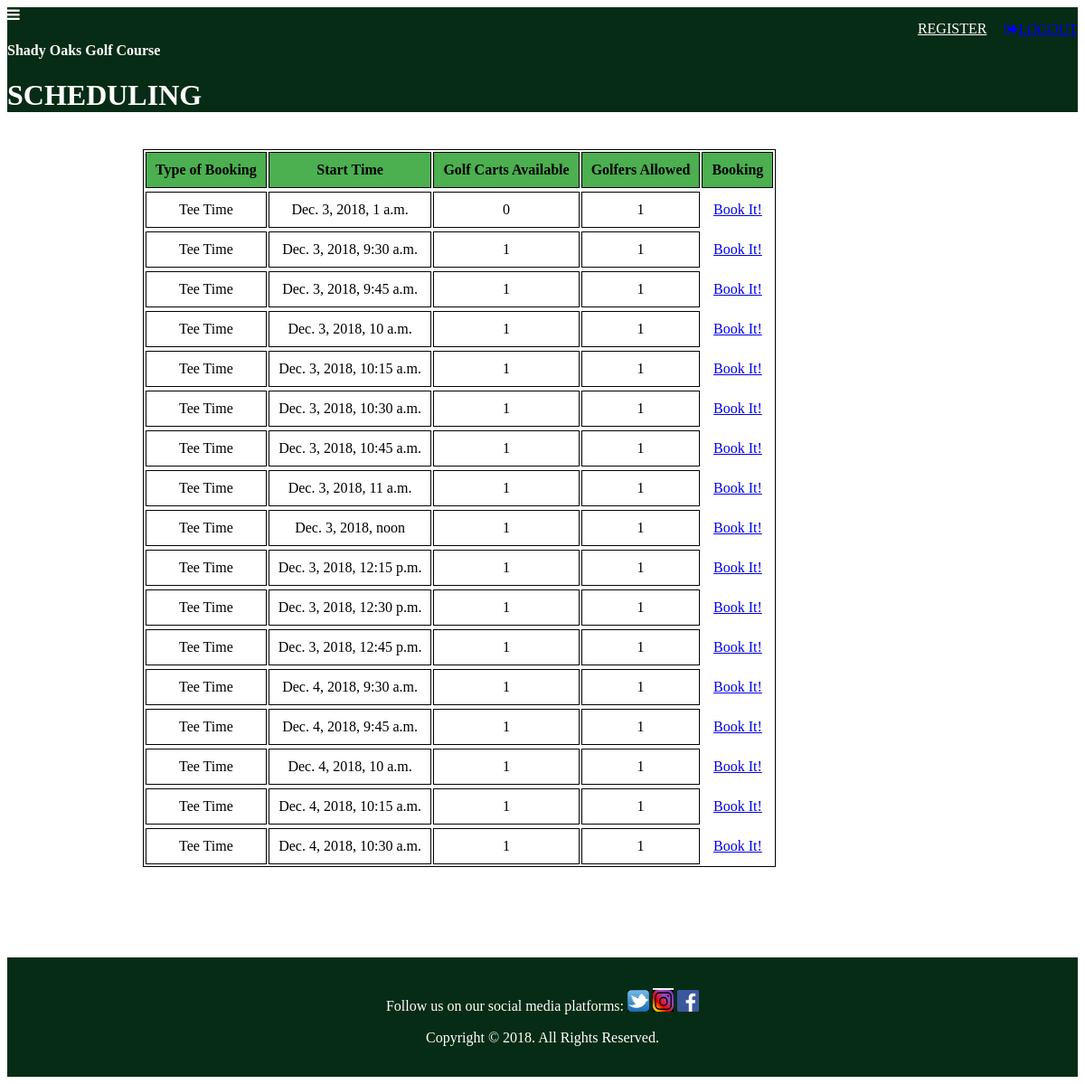
The app's page /scheduling (signed in) with its own data.
### main/models.py (models this page shows, shortened)
class Teetime(models.Model):
    user = models.ForeignKey(settings.AUTH_USER_MODEL, default=1, on_delete=models.CASCADE)
    Teetime_Name = models.CharField(default="Tee Time", max_length=50)
    Teetime_Start = models.DateTimeField(default=timezone.now)
    Golf_Carts = models.IntegerField(default=0)
    Golfers_Allowed = models.IntegerField(default=1)
    Created_Date = models.DateTimeField(default=timezone.now)
    Updated_Date = models.DateTimeField(default=timezone.now)

### main/views.py (the view)
# urls.py: path('scheduling', views.scheduling, name='scheduling'),
def scheduling(request):
    teetime = Teetime.objects.filter(user=1, Teetime_Start__gte=timezone.now()).order_by('Teetime_Start')
    return render(request, 'main/scheduling.html', {'teetimes': teetime})

### main/templates/main/scheduling.html (shortened to what this page needs)
<!DOCTYPE html>
{% load staticfiles %}
<html>
<link rel="stylesheet" href="https://www.w3schools.com/w3css/4/w3pro.css">
<link rel="stylesheet" href="css1.css">
<link rel="stylesheet" href="https://cdnjs.cloudflare.com/ajax/libs/font-awesome/4.3.0/css/font-awesome.min.css">
<body>
  <header class="w3-container w3-theme w3-padding-32" id="myHeader">
  <span>
          <i onclick="w3_open()" class="fa fa-bars w3-xlarge w3-button w3-theme" style="color:white;"></i>
          {% if user.is_authenticated %}
          <p style="float:right;color: #ffffff;"><a href="{% url 'logout' %}"><span class="fa fa-btn fa-sign-out"></span>LOGOUT</a></p>
          {% else %}
          <p style="float:right;color: #ffffff;"><a href="{% url 'login' %}"><span class="glyphicon glyphicon-log-in"></span>LOGIN</a></p>
          {% endif %}
      <a style="float: right;color: white;margin-right: 20px;margin-top: 15px" href="{% url 'register' %}">REGISTER</a>
      </span>
  <div class="w3-center">
  <h4 style="color:white;">Shady Oaks Golf Course</h4>
  <h1 class="w3-xxxlarge w3-animate-bottom" style="color:white;">SCHEDULING</h1>
  </div>
  </header>
    <div style="padding-left: 150px; padding-right: 30px; padding-bottom: 100px; padding-top: 20px">
        <table class="table table-striped table-bordered table-hover" style="text-align: center; border: 1px solid black; padding-left: 15px
            padding-right: 15px;">
            <thead>
            <tr class="bg-info" >
                <th style="border: 1px solid black; padding: 10px; background-color: #4CAF50; font-weight: bold">Type of Booking</th>
                <th style="border: 1px solid black; padding: 10px; background-color: #4CAF50; font-weight: bold">Start Time</th>
                <th style="border: 1px solid black; padding: 10px; background-color: #4CAF50; font-weight: bold">Golf Carts Available</th>
                <th style="border: 1px solid black; padding: 10px; background-color: #4CAF50; font-weight: bold">Golfers Allowed</th>
                <th style="border: 1px solid black; padding: 10px; background-color: #4CAF50; font-weight: bold">Booking</th>
            </tr>
            </thead>
            {% if user.is_authenticated %}
            <tbody>
            {% for teetime in teetimes %}
                    <td style="border: 1px solid black; padding: 10px">{{ teetime.Teetime_Name }}</td>
                    <td style="border: 1px solid black; padding: 10px">{{ teetime.Teetime_Start }}</td>
                    <td style="border: 1px solid black; padding: 10px">{{ teetime.Golf_Carts }}</td>
                    <td style="border: 1px solid black; padding: 10px">{{ teetime.Golfers_Allowed }}</td>
                    <td><a href="{% url 'book_teetime' pk=teetime.pk %}" class="btn btn-warning">Book It!</a>
            {% endfor %}
            </tbody>
            {% else %}
            <div style="text-align: center; padding-bottom: 20px;">Please login to view available Tee Times for your next visit.</div>
            {% endif %}
        </table>
    </div>
<footer style="background-color: #072c16">
    <br>
    <p id="socialmedia" style="color: white;margin-center: 20px">Follow us on our social media platforms:
        <a href="https://twitter.com/?lang=en" target="_blank"><image src="{% static "images/Twitter.png" %}" alt="Twitter" style="width:2%"/></a>
        <a href="https://www.instagram.com/" target="_blank"><image src="{% static "images/Instagram.png" %}" alt="instagram" style="width:2%"/></a>
        <a href="https://www.facebook.com/" target="_blank"><image src="{% static "images/facebook.png" %}" alt="facebook" style="width:2%"/></a></p>
    <p style="color: white;text-align:center">Copyright &copy 2018. All Rights Reserved. </p>
     <br>
</footer>
</body>
</html>

### main/static/css/css1.css (style rules this page uses)
.w3-theme { color:#fff !important; background-color:#072c16 !important }
#socialmedia { text-align: center; }

### main/templates/main/scheduling.html (style rules this page uses)
header { background-color: #072c16 }

### records on screen
Teetime: Teetime_Name "Tee Time", Teetime_Start "Dec. 3, 2018, 1 a.m.", Golf_Carts "0", Golfers_Allowed "1"
Teetime: Teetime_Name "Tee Time", Teetime_Start "Dec. 3, 2018, 9:30 a.m.", Golf_Carts "1", Golfers_Allowed "1"
Teetime: Teetime_Name "Tee Time", Teetime_Start "Dec. 3, 2018, 9:45 a.m.", Golf_Carts "1", Golfers_Allowed "1"
Teetime: Teetime_Name "Tee Time", Teetime_Start "Dec. 3, 2018, 10 a.m.", Golf_Carts "1", Golfers_Allowed "1"
Teetime: Teetime_Name "Tee Time", Teetime_Start "Dec. 3, 2018, 10:15 a.m.", Golf_Carts "1", Golfers_Allowed "1"
Teetime: Teetime_Name "Tee Time", Teetime_Start "Dec. 3, 2018, 10:30 a.m.", Golf_Carts "1", Golfers_Allowed "1"
Teetime: Teetime_Name "Tee Time", Teetime_Start "Dec. 3, 2018, 10:45 a.m.", Golf_Carts "1", Golfers_Allowed "1"
Teetime: Teetime_Name "Tee Time", Teetime_Start "Dec. 3, 2018, 11 a.m.", Golf_Carts "1", Golfers_Allowed "1"
Teetime: Teetime_Name "Tee Time", Teetime_Start "Dec. 3, 2018, noon", Golf_Carts "1", Golfers_Allowed "1"
Teetime: Teetime_Name "Tee Time", Teetime_Start "Dec. 3, 2018, 12:15 p.m.", Golf_Carts "1", Golfers_Allowed "1"
Teetime: Teetime_Name "Tee Time", Teetime_Start "Dec. 3, 2018, 12:30 p.m.", Golf_Carts "1", Golfers_Allowed "1"
Teetime: Teetime_Name "Tee Time", Teetime_Start "Dec. 3, 2018, 12:45 p.m.", Golf_Carts "1", Golfers_Allowed "1"
Teetime: Teetime_Name "Tee Time", Teetime_Start "Dec. 4, 2018, 9:30 a.m.", Golf_Carts "1", Golfers_Allowed "1"
Teetime: Teetime_Name "Tee Time", Teetime_Start "Dec. 4, 2018, 9:45 a.m.", Golf_Carts "1", Golfers_Allowed "1"
Teetime: Teetime_Name "Tee Time", Teetime_Start "Dec. 4, 2018, 10 a.m.", Golf_Carts "1", Golfers_Allowed "1"
Teetime: Teetime_Name "Tee Time", Teetime_Start "Dec. 4, 2018, 10:15 a.m.", Golf_Carts "1", Golfers_Allowed "1"
Teetime: Teetime_Name "Tee Time", Teetime_Start "Dec. 4, 2018, 10:30 a.m.", Golf_Carts "1", Golfers_Allowed "1"
